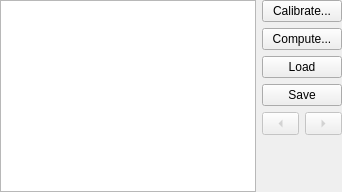
<?xml version="1.0" encoding="UTF-8"?>
<ui version="4.0">
 <class>Form</class>
 <widget class="QWidget" name="Form">
  <property name="windowTitle">
   <string>Form</string>
  </property>
  <layout class="QHBoxLayout">
   <property name="leftMargin">
    <number>0</number>
   </property>
   <property name="topMargin">
    <number>0</number>
   </property>
   <property name="rightMargin">
    <number>0</number>
   </property>
   <property name="bottomMargin">
    <number>0</number>
   </property>
   <item>
    <widget class="TableView" name="ormTable"/>
   </item>
   <item>
    <layout class="QVBoxLayout">
     <item>
      <widget class="QPushButton" name="measureButton">
       <property name="text">
        <string>Calibrate...</string>
       </property>
      </widget>
     </item>
     <item>
      <widget class="QPushButton" name="computeButton">
       <property name="text">
        <string>Compute...</string>
       </property>
      </widget>
     </item>
     <item>
      <widget class="QPushButton" name="loadButton">
       <property name="text">
        <string>Load</string>
       </property>
      </widget>
     </item>
     <item>
      <widget class="QPushButton" name="saveButton">
       <property name="text">
        <string>Save</string>
       </property>
      </widget>
     </item>
     <item>
      <layout class="QHBoxLayout">
       <item>
        <widget class="QToolButton" name="prevORMButton">
         <property name="enabled">
          <bool>false</bool>
         </property>
         <property name="sizePolicy">
          <sizepolicy hsizetype="Preferred" vsizetype="Fixed">
           <horstretch>0</horstretch>
           <verstretch>0</verstretch>
          </sizepolicy>
         </property>
         <property name="text">
          <string>...</string>
         </property>
         <property name="arrowType">
          <enum>Qt::LeftArrow</enum>
         </property>
        </widget>
       </item>
       <item>
        <widget class="QToolButton" name="nextORMButton">
         <property name="enabled">
          <bool>false</bool>
         </property>
         <property name="sizePolicy">
          <sizepolicy hsizetype="Preferred" vsizetype="Fixed">
           <horstretch>0</horstretch>
           <verstretch>0</verstretch>
          </sizepolicy>
         </property>
         <property name="text">
          <string>...</string>
         </property>
         <property name="arrowType">
          <enum>Qt::RightArrow</enum>
         </property>
        </widget>
       </item>
      </layout>
     </item>
     <item>
      <spacer>
       <property name="orientation">
        <enum>Qt::Vertical</enum>
       </property>
       <property name="sizeHint" stdset="0">
        <size>
         <width>20</width>
         <height>40</height>
        </size>
       </property>
      </spacer>
     </item>
    </layout>
   </item>
  </layout>
 </widget>
 <resources/>
 <connections/>
 <customwidgets>
  <customwidget>
   <class>TableView</class>
   <extends>QTableView</extends>
   <header>madgui/widget/tableview.h</header>
  </customwidget>
 </customwidgets>
</ui>
